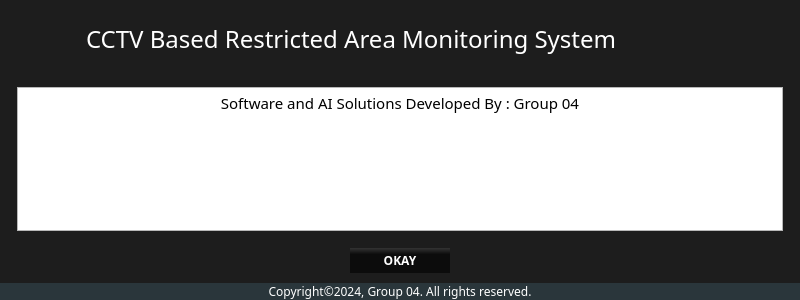
<?xml version="1.0" encoding="UTF-8"?>
<ui version="4.0">
 <class>Device_manager</class>
 <widget class="QWidget" name="Device_manager">
  <property name="geometry">
   <rect>
    <x>0</x>
    <y>0</y>
    <width>800</width>
    <height>300</height>
   </rect>
  </property>
  <property name="minimumSize">
   <size>
    <width>600</width>
    <height>300</height>
   </size>
  </property>
  <property name="maximumSize">
   <size>
    <width>800</width>
    <height>300</height>
   </size>
  </property>
  <property name="windowTitle">
   <string>Form</string>
  </property>
  <layout class="QGridLayout" name="gridLayout">
   <property name="leftMargin">
    <number>0</number>
   </property>
   <property name="topMargin">
    <number>0</number>
   </property>
   <property name="rightMargin">
    <number>0</number>
   </property>
   <property name="bottomMargin">
    <number>0</number>
   </property>
   <property name="spacing">
    <number>0</number>
   </property>
   <item row="1" column="0">
    <widget class="QWidget" name="widget_2" native="true">
     <property name="maximumSize">
      <size>
       <width>800</width>
       <height>300</height>
      </size>
     </property>
     <property name="styleSheet">
      <string notr="true">

*{
font-family: century gothic;
}
QLineEdit#online_total{
background:white;
}
QWidget#widget_2{
background:#1d1d1d;
}
QPushButton{
background-color: qlineargradient(spread:pad, x1:0.482, y1:0.3, x2:0.482224, y2:0, stop:0.15 rgba(0, 0, 0, 147), stop:1 rgba(255, 255, 255, 25));
/*background:#2d89ef;*/
border-radius:0px;
color:white;
font-weight:bold;
}

QPushButton:hover{
border:1px solid rgba(45, 137, 239,100);
border-radius:0px;
color:white;
font-weight:bold;
}</string>
     </property>
     <layout class="QVBoxLayout" name="verticalLayout">
      <property name="spacing">
       <number>10</number>
      </property>
      <property name="leftMargin">
       <number>10</number>
      </property>
      <property name="topMargin">
       <number>0</number>
      </property>
      <property name="rightMargin">
       <number>10</number>
      </property>
      <property name="bottomMargin">
       <number>10</number>
      </property>
      <item>
       <layout class="QHBoxLayout" name="horizontalLayout_2">
        <property name="leftMargin">
         <number>7</number>
        </property>
        <property name="topMargin">
         <number>7</number>
        </property>
        <property name="rightMargin">
         <number>7</number>
        </property>
        <property name="bottomMargin">
         <number>7</number>
        </property>
        <item>
         <widget class="QTextBrowser" name="textBrowser">
          <property name="html">
           <string>&lt;!DOCTYPE HTML PUBLIC &quot;-//W3C//DTD HTML 4.0//EN&quot; &quot;http://www.w3.org/TR/REC-html40/strict.dtd&quot;&gt;
&lt;html&gt;&lt;head&gt;&lt;meta name=&quot;qrichtext&quot; content=&quot;1&quot; /&gt;&lt;style type=&quot;text/css&quot;&gt;
p, li { white-space: pre-wrap; }
&lt;/style&gt;&lt;/head&gt;&lt;body style=&quot; font-family:'century gothic'; font-size:7.8pt; font-weight:400; font-style:normal;&quot;&gt;
&lt;p align=&quot;center&quot; style=&quot; margin-top:12px; margin-bottom:12px; margin-left:0px; margin-right:0px; -qt-block-indent:0; text-indent:0px;&quot;&gt;&lt;span style=&quot; font-size:11pt;&quot;&gt;Software and AI Solutions Developed By : Group 04&lt;/span&gt;&lt;/p&gt;&lt;/body&gt;&lt;/html&gt;</string>
          </property>
         </widget>
        </item>
       </layout>
      </item>
      <item alignment="Qt::AlignHCenter">
       <widget class="QPushButton" name="btn_okay">
        <property name="minimumSize">
         <size>
          <width>100</width>
          <height>25</height>
         </size>
        </property>
        <property name="maximumSize">
         <size>
          <width>100</width>
          <height>25</height>
         </size>
        </property>
        <property name="text">
         <string>OKAY</string>
        </property>
       </widget>
      </item>
     </layout>
    </widget>
   </item>
   <item row="0" column="0">
    <widget class="QWidget" name="widget" native="true">
     <property name="minimumSize">
      <size>
       <width>0</width>
       <height>80</height>
      </size>
     </property>
     <property name="maximumSize">
      <size>
       <width>16777215</width>
       <height>80</height>
      </size>
     </property>
     <property name="styleSheet">
      <string notr="true">

*{
font-family: century gothic;
}
QWidget#widget{
background:#1d1d1d;
}
QPushButton{
background-color: qlineargradient(spread:pad, x1:0.482, y1:0.3, x2:0.482224, y2:0, stop:0.15 rgba(0, 0, 0, 147), stop:1 rgba(255, 255, 255, 25));
/*background:#2d89ef;*/
border-radius:0px;
color:white;
font-weight:bold;
}

QPushButton:hover{
border:1px solid rgba(45, 137, 239,100);
border-radius:0px;
color:white;
font-weight:bold;
}




</string>
     </property>
     <layout class="QHBoxLayout" name="horizontalLayout_5">
      <property name="spacing">
       <number>7</number>
      </property>
      <property name="bottomMargin">
       <number>11</number>
      </property>
      <item>
       <layout class="QHBoxLayout" name="horizontalLayout_4">
        <property name="spacing">
         <number>20</number>
        </property>
        <property name="leftMargin">
         <number>7</number>
        </property>
        <property name="topMargin">
         <number>7</number>
        </property>
        <property name="rightMargin">
         <number>7</number>
        </property>
        <property name="bottomMargin">
         <number>7</number>
        </property>
        <item>
         <widget class="QLabel" name="label_3">
          <property name="sizePolicy">
           <sizepolicy hsizetype="Fixed" vsizetype="Fixed">
            <horstretch>0</horstretch>
            <verstretch>0</verstretch>
           </sizepolicy>
          </property>
          <property name="minimumSize">
           <size>
            <width>50</width>
            <height>50</height>
           </size>
          </property>
          <property name="maximumSize">
           <size>
            <width>50</width>
            <height>50</height>
           </size>
          </property>
          <property name="font">
           <font>
            <family>century gothic</family>
            <pointsize>18</pointsize>
            <weight>50</weight>
            <italic>false</italic>
            <bold>false</bold>
            <strikeout>false</strikeout>
           </font>
          </property>
          <property name="styleSheet">
           <string notr="true">background:none;</string>
          </property>
          <property name="frameShape">
           <enum>QFrame::NoFrame</enum>
          </property>
          <property name="lineWidth">
           <number>3</number>
          </property>
          <property name="text">
           <string/>
          </property>
          <property name="pixmap">
           <pixmap resource="../graphics/resource.qrc">:/icon/icon/dome_camera_80px_32.png</pixmap>
          </property>
          <property name="scaledContents">
           <bool>true</bool>
          </property>
         </widget>
        </item>
        <item>
         <widget class="QLabel" name="label">
          <property name="font">
           <font>
            <family>century gothic</family>
            <pointsize>18</pointsize>
            <weight>50</weight>
            <italic>false</italic>
            <bold>false</bold>
            <strikeout>false</strikeout>
           </font>
          </property>
          <property name="styleSheet">
           <string notr="true">color:white;
background:none;</string>
          </property>
          <property name="frameShape">
           <enum>QFrame::NoFrame</enum>
          </property>
          <property name="lineWidth">
           <number>3</number>
          </property>
          <property name="text">
           <string>CCTV Based Restricted Area Monitoring System</string>
          </property>
         </widget>
        </item>
       </layout>
      </item>
     </layout>
    </widget>
   </item>
   <item row="2" column="0">
    <widget class="QLabel" name="label_4">
     <property name="sizePolicy">
      <sizepolicy hsizetype="Minimum" vsizetype="Fixed">
       <horstretch>0</horstretch>
       <verstretch>0</verstretch>
      </sizepolicy>
     </property>
     <property name="font">
      <font>
       <family>century gothic</family>
       <pointsize>9</pointsize>
      </font>
     </property>
     <property name="styleSheet">
      <string notr="true">color:white;
background-color: rgb(42, 54, 59);</string>
     </property>
     <property name="text">
      <string>Copyright©2024, Group 04. All rights reserved.</string>
     </property>
     <property name="alignment">
      <set>Qt::AlignCenter</set>
     </property>
    </widget>
   </item>
  </layout>
 </widget>
 <resources>
  <include location="../graphics/resource.qrc"/>
 </resources>
 <connections/>
</ui>
